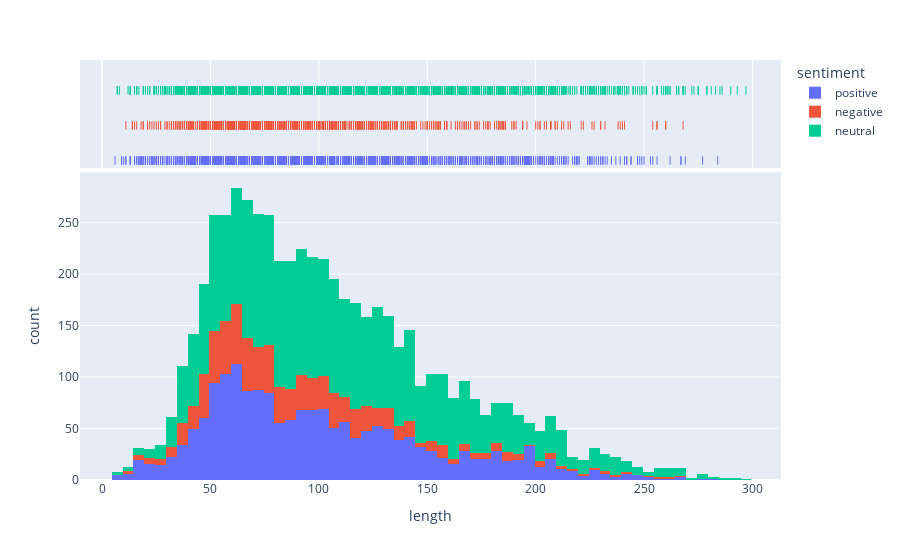

The code cell stored with this chart in its notebook:
### Code cell
fig = px.histogram(financial_data, x="length", color="sentiment", marginal="rug", # can be `box`, `violin`
                   hover_data=financial_data.columns)
fig.show()

### Figure 1 — Plotly figure (JSON) as saved in the notebook; plotly's stock layout.template omitted (floating-point values rounded to 4 significant figures; data arrays with more than 128 entries replaced by an {"elided": "..."} marker saying what was removed)
{"data": [{"alignmentgroup": "True", "bingroup": "x", "hovertemplate": "sentiment=positive<br>length=%{x}<br>count=%{y}<extra></extra>", "legendgroup": "positive", "marker": {"color": "#636efa", "pattern": {"shape": ""}}, "name": "positive", "offsetgroup": "positive", "orientation": "v", "showlegend": true, "type": "histogram", "x": {"elided": "1852 int values"}, "xaxis": "x", "yaxis": "y"}, {"alignmentgroup": "True", "boxpoints": "all", "customdata": {"elided": "1852x7 mixed values"}, "fillcolor": "rgba(255,255,255,0)", "hoveron": "points", "hovertemplate": "sentiment=%{customdata[1]}<br>length=%{x}<br>sentence=%{customdata[0]}<br>datetime=%{customdata[2]}<br>date=%{customdata[3]}<br>month=%{customdata[4]}<br>label=%{customdata[5]}<br>sentence_processed=%{customdata[6]}<extra></extra>", "jitter": 0, "legendgroup": "positive", "line": {"color": "rgba(255,255,255,0)"}, "marker": {"color": "#636efa", "symbol": "line-ns-open"}, "name": "positive", "offsetgroup": "positive", "showlegend": false, "type": "box", "x": {"elided": "1852 int values"}, "xaxis": "x2", "yaxis": "y2"}, {"alignmentgroup": "True", "bingroup": "x", "hovertemplate": "sentiment=negative<br>length=%{x}<br>count=%{y}<extra></extra>", "legendgroup": "negative", "marker": {"color": "#EF553B", "pattern": {"shape": ""}}, "name": "negative", "offsetgroup": "negative", "orientation": "v", "showlegend": true, "type": "histogram", "x": {"elided": "860 int values"}, "xaxis": "x", "yaxis": "y"}, {"alignmentgroup": "True", "boxpoints": "all", "customdata": {"elided": "860x7 mixed values"}, "fillcolor": "rgba(255,255,255,0)", "hoveron": "points", "hovertemplate": "sentiment=%{customdata[1]}<br>length=%{x}<br>sentence=%{customdata[0]}<br>datetime=%{customdata[2]}<br>date=%{customdata[3]}<br>month=%{customdata[4]}<br>label=%{customdata[5]}<br>sentence_processed=%{customdata[6]}<extra></extra>", "jitter": 0, "legendgroup": "negative", "line": {"color": "rgba(255,255,255,0)"}, "marker": {"color": "#EF553B", "symbol": "line-ns-open"}, "name": "negative", "offsetgroup": "negative", "showlegend": false, "type": "box", "x": {"elided": "860 int values"}, "xaxis": "x2", "yaxis": "y2"}, {"alignmentgroup": "True", "bingroup": "x", "hovertemplate": "sentiment=neutral<br>length=%{x}<br>count=%{y}<extra></extra>", "legendgroup": "neutral", "marker": {"color": "#00cc96", "pattern": {"shape": ""}}, "name": "neutral", "offsetgroup": "neutral", "orientation": "v", "showlegend": true, "type": "histogram", "x": {"elided": "3130 int values"}, "xaxis": "x", "yaxis": "y"}, {"alignmentgroup": "True", "boxpoints": "all", "customdata": {"elided": "3130x7 mixed values"}, "fillcolor": "rgba(255,255,255,0)", "hoveron": "points", "hovertemplate": "sentiment=%{customdata[1]}<br>length=%{x}<br>sentence=%{customdata[0]}<br>datetime=%{customdata[2]}<br>date=%{customdata[3]}<br>month=%{customdata[4]}<br>label=%{customdata[5]}<br>sentence_processed=%{customdata[6]}<extra></extra>", "jitter": 0, "legendgroup": "neutral", "line": {"color": "rgba(255,255,255,0)"}, "marker": {"color": "#00cc96", "symbol": "line-ns-open"}, "name": "neutral", "offsetgroup": "neutral", "showlegend": false, "type": "box", "x": {"elided": "3130 int values"}, "xaxis": "x2", "yaxis": "y2"}], "layout": {"barmode": "relative", "legend": {"title": {"text": "sentiment"}, "tracegroupgap": 0}, "margin": {"t": 60}, "xaxis": {"anchor": "y", "domain": [0, 1], "title": {"text": "length"}}, "xaxis2": {"anchor": "y2", "domain": [0, 1], "matches": "x", "showgrid": true, "showticklabels": false}, "yaxis": {"anchor": "x", "domain": [0, 0.7326], "title": {"text": "count"}}, "yaxis2": {"anchor": "x2", "domain": [0.7426, 1], "matches": "y2", "showgrid": false, "showline": false, "showticklabels": false, "ticks": ""}}}
